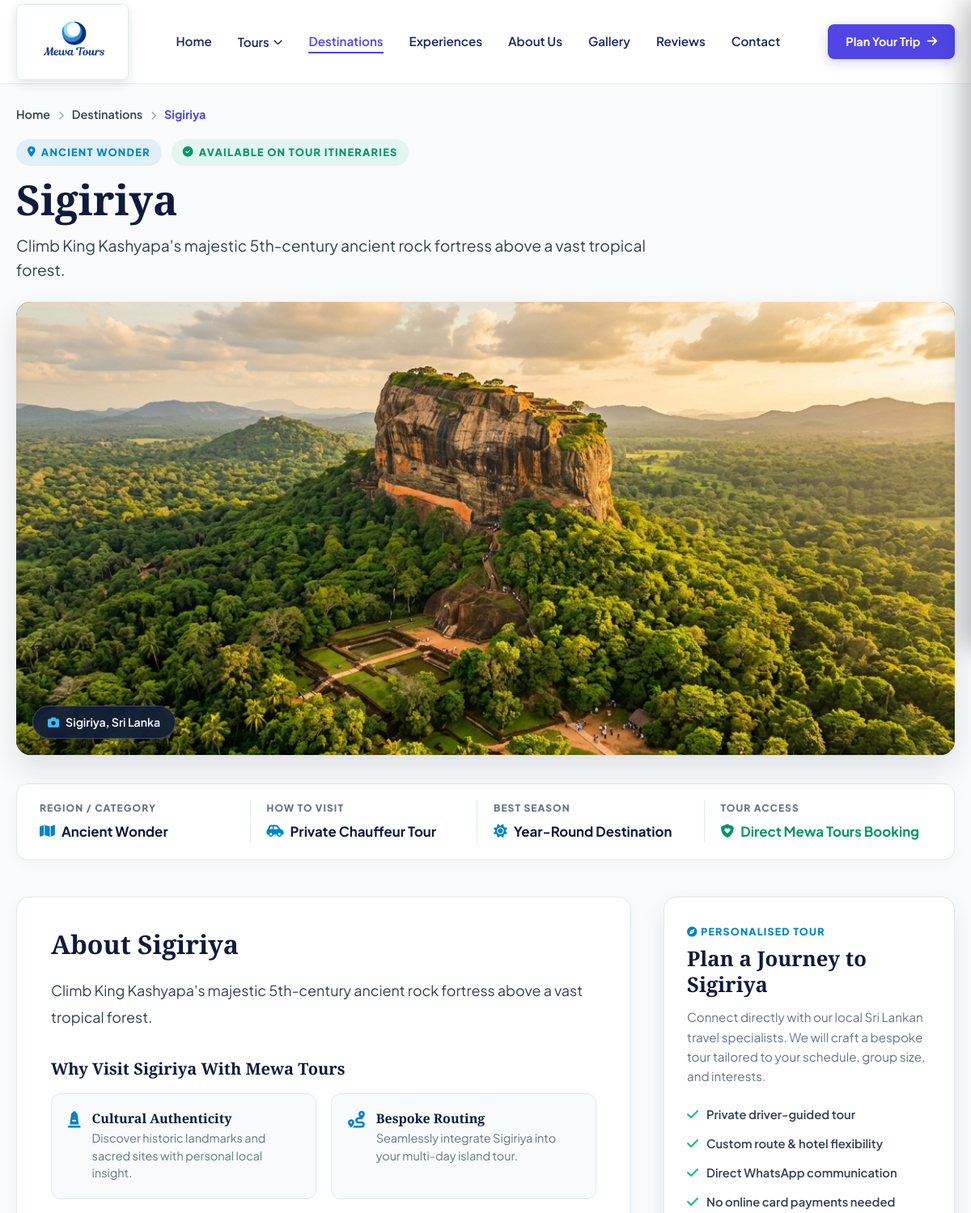
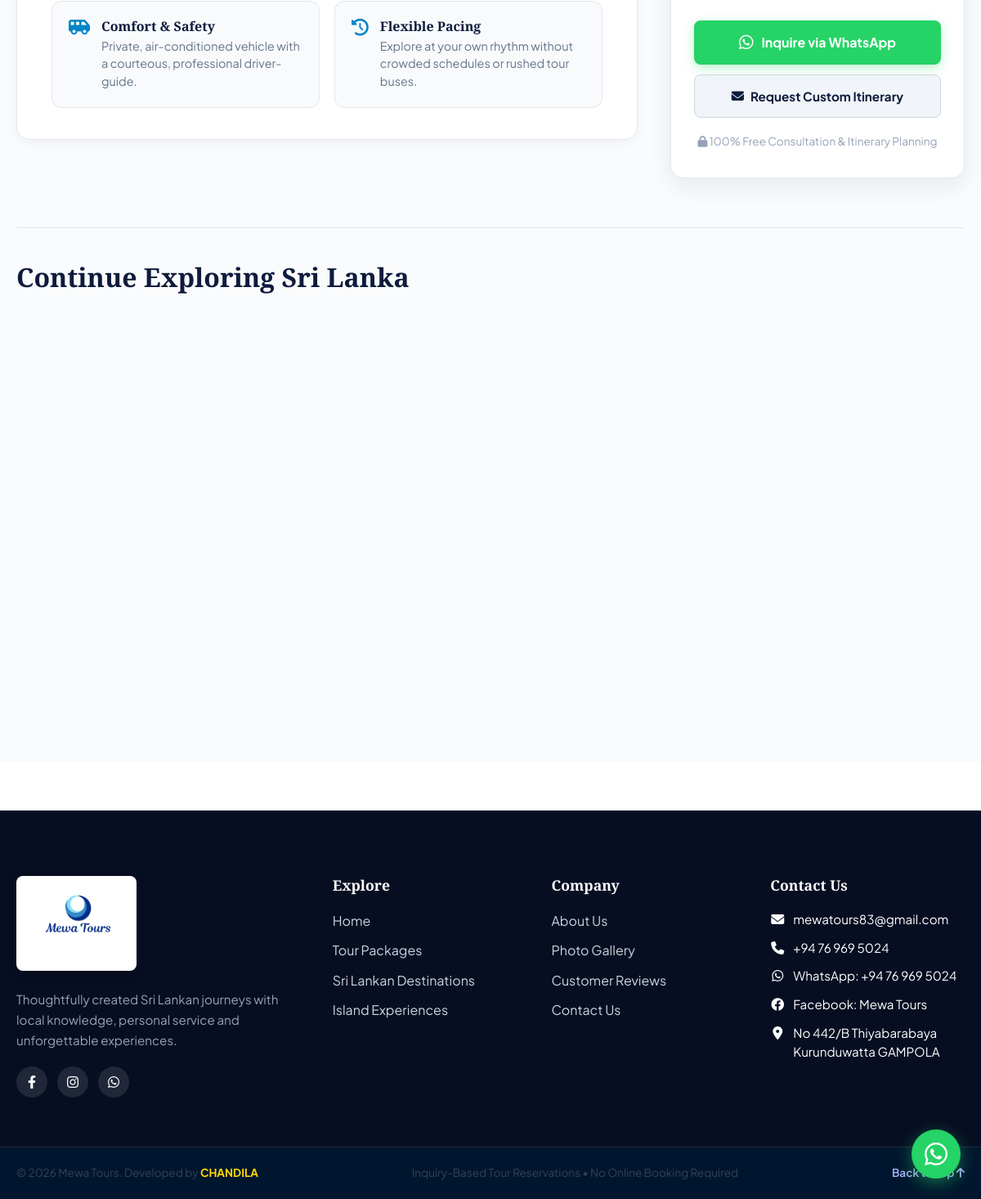
Page /destination-details.php?slug=sigiriya on the committed database (2 pictures, top to bottom).
### tables this page shows
CREATE TABLE `destinations` (
  `id` bigint(20) unsigned NOT NULL AUTO_INCREMENT,
  `name` varchar(150) NOT NULL,
  `slug` varchar(170) NOT NULL,
  `short_description` text DEFAULT NULL,
  `description` longtext DEFAULT NULL,
  `featured_image` varchar(255) DEFAULT NULL,
  `status` enum('ACTIVE','INACTIVE') NOT NULL DEFAULT 'ACTIVE',
  `is_featured` tinyint(1) NOT NULL DEFAULT 0,
  `display_order` int(11) NOT NULL DEFAULT 0,
  `created_at` timestamp NOT NULL DEFAULT current_timestamp(),
  `updated_at` timestamp NOT NULL DEFAULT current_timestamp() ON UPDATE current_timestamp(),
  PRIMARY KEY (`id`),
  UNIQUE KEY `slug` (`slug`),
  KEY `idx_dest_slug` (`slug`),
  KEY `idx_dest_status` (`status`)
);

### views/client/destination-details.php (the view, shortened to what the rows shown need)
<?php
$whatsapp = new WhatsAppService();
$generalWaUrl = $whatsapp->generateInquiryLink($whatsapp->buildDestinationInquiryMessage($destination['name'] ?? 'Sri Lanka'));
$heroImgSrc = !empty($destination['featured_image'])
    ? ((strpos($destination['featured_image'], 'http') === 0) ? $destination['featured_image'] : asset_url('images/' . e($destination['featured_image'])))
    : asset_url('images/destinations/hero-destinations-sigiriya.jpg');
?>
<link rel="stylesheet" href="<?= asset_url('css/destinations.css') ?>">
<main class="dest-details-page">
    <div class="container">
        <nav class="dest-page-breadcrumb" aria-label="Breadcrumb">
            <ol>
                <li><a href="<?= base_url() ?>">Home</a></li>
                <li><i class="fa-solid fa-chevron-right"></i></li>
                <li><a href="<?= base_url('destinations') ?>">Destinations</a></li>
                <li><i class="fa-solid fa-chevron-right"></i></li>
                <li class="active"><?= e($destination['name']) ?></li>
            </ol>
        </nav>
        <header class="dest-page-header">
            <div class="dest-badge-row">
                <span class="dest-badge-pill">
                    <i class="fa-solid fa-location-dot"></i> <?= e($destination['short_description'] ?? 'Sri Lanka Destination') ?>
                </span>
                <span class="dest-badge-pill" style="background: rgba(16, 185, 129, 0.1); color: #059669;">
                    <i class="fa-solid fa-circle-check"></i> Available on Tour Itineraries
                </span>
            </div>
            <h1 class="dest-page-title"><?= e($destination['name']) ?></h1>
            <p class="dest-page-subtitle">
                <?= e($destination['description'] ? mb_strimwidth($destination['description'], 0, 160, '...') : ($destination['short_description'] ?? 'Explore the timeless wonders of this iconic Sri Lankan destination.')) ?>
            </p>
        </header>
        <div class="dest-showcase-wrapper">
            <img src="<?= e($heroImgSrc) ?>"
                 alt="<?= e($destination['name']) ?> - Sri Lanka Destination"
                 class="dest-showcase-img"
                 onerror="this.src='https://images.unsplash.com/photo-1544979590-37e9b47eb705?auto=format&fit=crop&w=1600&q=80'">
            <div class="dest-showcase-badge">
                <i class="fa-solid fa-camera"></i> <?= e($destination['name']) ?>, Sri Lanka
            </div>
        </div>
        <div class="dest-quick-stats">
            <div class="stat-item">
                <span class="stat-label">REGION / CATEGORY</span>
                <span class="stat-value">
                    <i class="fa-solid fa-map"></i> <?= e($destination['short_description'] ?? 'Heritage & Nature') ?>
                </span>
            </div>
        </div>
        <div class="dest-content-layout">
            <article class="dest-story-column">
                <h2 class="dest-story-heading">About <?= e($destination['name']) ?></h2>
                <div class="dest-story-body">
                    <?= nl2br(e($destination['description'] ?? $destination['short_description'] ?? '')) ?>
                </div>
                <h3 class="dest-highlights-title">Why Visit <?= e($destination['name']) ?> With Mewa Tours</h3>
                <div class="dest-highlight-grid">
                    <div class="dest-highlight-box">
                    </div>
                    <div class="dest-highlight-box">
                        <div>
                            <h4>Bespoke Routing</h4>
                            <p>Seamlessly integrate <?= e($destination['name']) ?> into your multi-day island tour.</p>
                        </div>
                    </div>
                    <div class="dest-highlight-box">
                    </div>
                    <div class="dest-highlight-box">
                    </div>
                </div>
            </article>
            <aside class="dest-booking-card">
                <span class="booking-card-tag"><i class="fa-solid fa-compass"></i> Personalised Tour</span>
                <h3 class="booking-card-title">Plan a Journey to <?= e($destination['name']) ?></h3>
                <p class="booking-card-desc">
                    Connect directly with our local Sri Lankan travel specialists. We will craft a bespoke tour tailored to your schedule, group size, and interests.
                </p>
                <ul class="booking-perks-list">
                    <li><i class="fa-solid fa-check"></i> Private driver-guided tour</li>
                    <li><i class="fa-solid fa-check"></i> Custom route &amp; hotel flexibility</li>
                    <li><i class="fa-solid fa-check"></i> Direct WhatsApp communication</li>
                    <li><i class="fa-solid fa-check"></i> No online card payments needed</li>
                </ul>
                <a href="<?= e($destination['whatsapp_url'] ?? $generalWaUrl) ?>" target="_blank" rel="noopener noreferrer" class="btn-dest-wa">
                    <i class="fa-brands fa-whatsapp fa-lg"></i> Inquire via WhatsApp
                </a>
                <a href="<?= base_url('contact?destination=' . urlencode($destination['name'])) ?>" class="btn-dest-quote">
                    <i class="fa-solid fa-envelope"></i> Request Custom Itinerary
                </a>
                <p class="booking-card-help">
                    <i class="fa-solid fa-lock"></i> 100% Free Consultation &amp; Itinerary Planning
                </p>
            </aside>
        </div>
        <?php if (!empty($related_destinations)): ?>
        <section class="dest-related-section">
            <h2 class="dest-related-title">Continue Exploring Sri Lanka</h2>
        </section>
        <?php endif; ?>
    </div>
</main>

### rows in the picture
destinations: name "Sigiriya", short_description "ANCIENT WONDER", description "Climb King Kashyapa's majestic 5th-century ancient rock fortress above a vast tropical forest.", featured_image (picture), short_description "Ancient Wonder"

### other values in the picture
$config['company']['email'] "mewatours83@gmail.com"
$config['company']['phone'] "+94 76 969 5024"
$config['company']['address'] "No 442/B Thiyabarabaya Kurunduwatta GAMPOLA"
